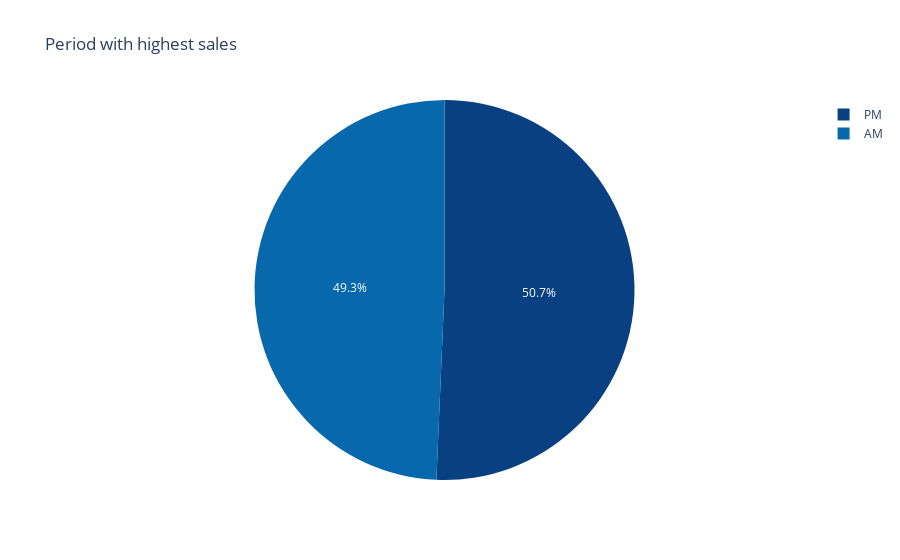

Notebook cell for this chart:
### Code cell
#Period with highest purchasing- Using AM or PM column
period_count = data['AM or PM'].value_counts()
period_count = pd.DataFrame({'Value': period_count.index, 'Count': period_count.values})

fig = px.pie(
    period_count,
    names = 'Value',
    values= 'Count',
    color = 'Value',
    color_discrete_sequence= px.colors.sequential.GnBu_r,
    title='Period with highest sales',
    hover_name= 'Value'
) 
fig.show()

### Figure 1 — Plotly figure (JSON) as saved in the notebook; plotly's stock layout.template omitted (floating-point values rounded to 4 significant figures)
{"data": [{"customdata": [["PM"], ["AM"]], "domain": {"x": [0, 1], "y": [0, 1]}, "hovertemplate": "<b>%{hovertext}</b><br><br>Value=%{customdata[0]}<br>Count=%{value}<extra></extra>", "hovertext": ["PM", "AM"], "labels": ["PM", "AM"], "legendgroup": "", "marker": {"colors": ["rgb(8,64,129)", "rgb(8,104,172)"]}, "name": "", "showlegend": true, "type": "pie", "values": [5068, 4932]}], "layout": {"legend": {"tracegroupgap": 0}, "piecolorway": ["rgb(8,64,129)", "rgb(8,104,172)", "rgb(43,140,190)", "rgb(78,179,211)", "rgb(123,204,196)", "rgb(168,221,181)", "rgb(204,235,197)", "rgb(224,243,219)", "rgb(247,252,240)"], "title": {"text": "Period with highest sales"}}}
